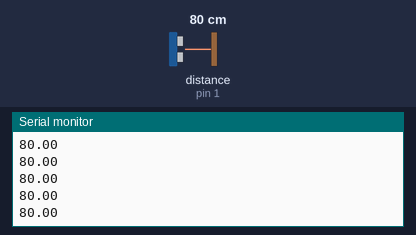
The sketch below on a simulated Arduino Uno, built with avr-gcc and run on an emulated ATmega328P. On the bench: the last lines printed to the serial monitor. The inputs (shaded band) are chosen by the test bench; at power-on: distance to the obstacle (sensor on pin 1) 80 cm.

Above: at 1.2 s.
1.3 s: distance to the obstacle (sensor on pin 1) set to 4 cm
At 1.38 s:
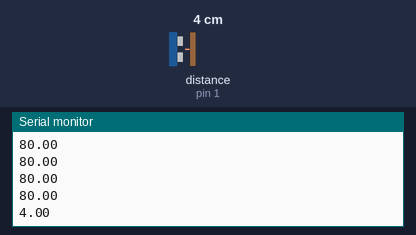
2.8 s: distance to the obstacle (sensor on pin 1) set to 9 cm
At 2.8 s:
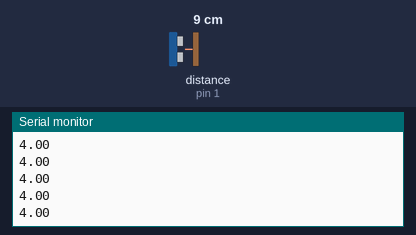
Timing chart, 0 to 5.8 s (numbered marks = the images above; inputs shaded):
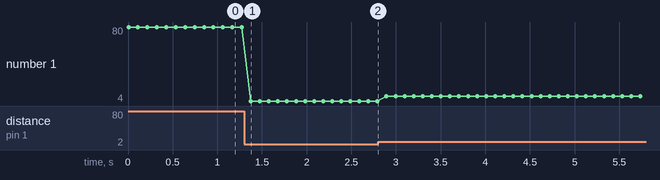

Measured:
- after the input at 1.3 s, the serial monitor: prints a new line after 0.08 s (image 1)
- plotted number 1: 80 → 4 after the input at 1.3 s, 4 → 9 after the input at 2.8 s

The sketch:

Distance_Sensor_HCSR04_1_Serial_Output.ino
```cpp
#include <HCSR04.h>

float data;

UltraSonicDistanceSensor distanceSensor(0, 1);

void setup () {
    Serial.begin(9600);  }

void loop () {
    data = distanceSensor.measureDistanceCm();

    if(data > 2.0) {
      Serial.println(data);
      delay(100);
    }
}
```
